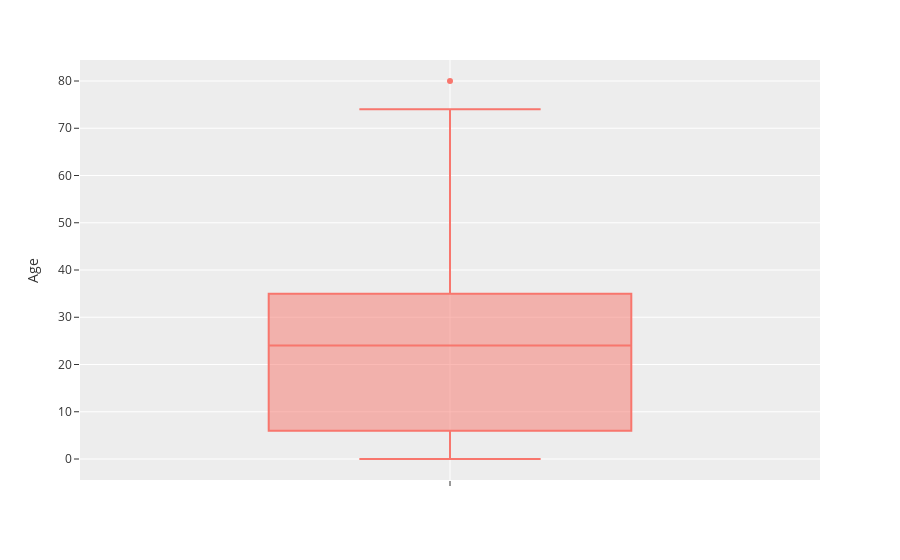

Notebook code cell kept with this figure:
### Markdown cell above
<font color = 'Cadetblue'> Antes del cálculo, primero vamos a ver cómo está distribuida la variable 'Age'. En concreto, queremos ver si hay muchos outliers que puedan afectar a la media.

### Code cell
#Diagrama de caja:
fig1 = px.box(df1, y='Age', template='ggplot2')
fig1.show()

### Figure 1 — Plotly figure (JSON) as saved in the notebook; plotly's stock layout.template omitted (floating-point values rounded to 4 significant figures; data arrays with more than 128 entries replaced by an {"elided": "..."} marker saying what was removed)
{"data": [{"alignmentgroup": "True", "hovertemplate": "Age=%{y}<extra></extra>", "legendgroup": "", "marker": {"color": "#F8766D"}, "name": "", "notched": false, "offsetgroup": "", "orientation": "v", "showlegend": false, "type": "box", "x0": " ", "xaxis": "x", "y": {"elided": "889 int values"}, "y0": " ", "yaxis": "y"}], "layout": {"boxmode": "group", "legend": {"tracegroupgap": 0}, "margin": {"t": 60}, "xaxis": {"anchor": "y", "domain": [0, 1]}, "yaxis": {"anchor": "x", "domain": [0, 1], "title": {"text": "Age"}}}}
